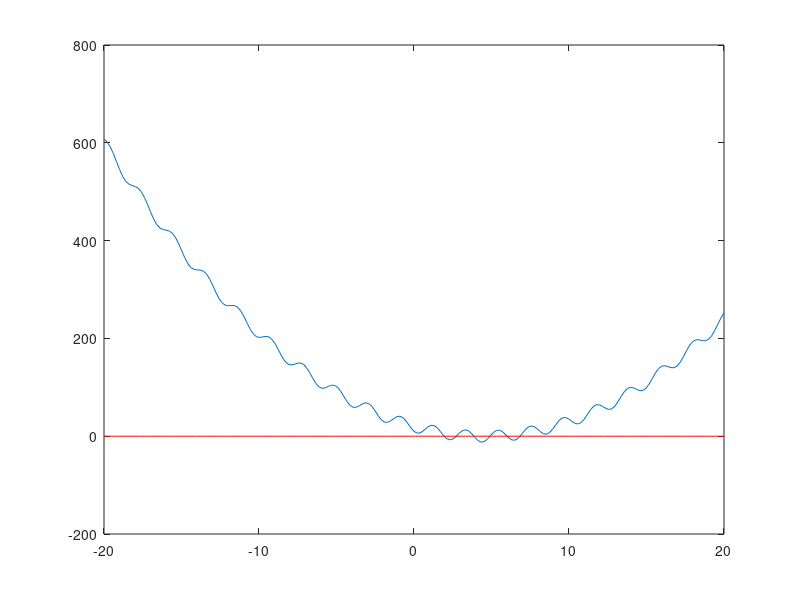

Recreate this plot in MATLAB. (Note: this script raises an error after producing the figure.)


%% Finding converging roots by graphing

x = linspace(-20, 20, 200);
f = x.^2 - 9.*x - 12*sin(3.*x + 1) + 20;
f0 = x.*0;

plot(x, f)
hold on
plot(x, f0, 'r')

% function has 6 zeros at x= : 1,9 ; 2,7 ; 3,9 ; 4,9 ; 6,0 ; 6,8

% Guesses found in graph of f
x_guess = [1.9 2.7 3.9 4.9 6.0 6.8];


g = @(x) 1/20.*x.^2 + 11/20.*x - 3/5*sin(3.*x+1) + 1;
dg = @(x) 1/10.*x + 11/20 - 9/5*cos(3.*x+1);

% Checking if |dg(x)| < 1 is true at each guess 
for i = 1 : length(x_guess)
    is_lt_1 = abs(dg(x_guess(i)))< 1;
    display(x_guess(i) + " : |dg(x)| < 1 is " + is_lt_1)
end

%{ 
    for x values 1.9, 3.9 and 6
    which means we can find 3 roots of g(x) with fixed point iteration
%}


% ##########################################################################


%% Part C: Fixpunkt.m


% ##########################################################################


%% Part E

%Guesses
x_guess = [1.9 2.7 3.9 4.9 6.0 6.8];
roots = [1 1 1 1 1 1];

%Function
f = @(x) x.^2 - 9.*x - 12*sin(3.*x + 1) + 20;
df = @(x) 2.*x - 9 - 36*cos(3.*x + 1);

% Calculate the root for each of the guesses
for i = 1 : length(x_guess)
    
    x_n = x_guess(i);
    TOL = 10e-10;
    diff = 5;

    while diff > TOL
        
        x_n_plus_1 = x_n - f(x_n)/df(x_n);
        olddiff = diff;
        diff = abs(x_n_plus_1 - x_n);
        
        
        x_n = x_n_plus_1;

        display("x_n: " + x_n + ", diff: " + diff + ", Convergence order: " + log10(diff)/log10(olddiff))

    end

    roots(i) = x_n_plus_1;

end

display(roots)

p = lg(En+1/En)/lg(En/En-1)
p = (lg(En+1)-lg(En))/(lg(En)-lg(En-1))

%%
% Part F

%{
    Stämmer tumregeln för Newtons metod att antalet korrekta siffror dubblas i varje ite-
    ration?

    ####################################

    Svar: Ja, se utskrifter
%}



%%
% Part G

%{
    Jämför konvergensen mellan fixpunktsmetoden och Newtons metod. Vilken metod konvergerar snabbast?
    Hur hänger konvergensen ihop med metodnes konvergensordning? 

    Svar: Newtons metod konvergerar betydligt snabbare än fixpunktmetoden. 
%}